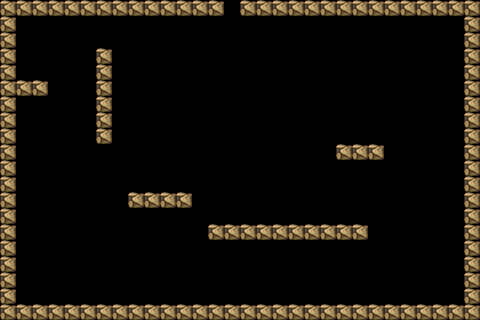

Below is a game level as drawn by its tile map, then a one-line description and the .tmx that defines it (tile-layer data replaced by summaries):
An orthogonal 30x20 tile map with 16x16 px tiles, 1 tile layer (collide) and 3 objects (gate01, gateo02, gate03).

<map version="1.0" orientation="orthogonal" width="30" height="20" tilewidth="16" tileheight="16">
 <tileset firstgid="1" name="tilemap" tilewidth="16" tileheight="16">
  <image source="tilemap.png" width="240" height="160" />
 </tileset>
 <layer name="collide" width="30" height="20">
  <properties>
   <property name="physics:enabled" value="true" />
   <property name="physics:friction" value="0.5" />
   <property name="tiles:bodyType" value="static" />
  </properties>
  <data>[600 cells, 120 non-empty, 1 distinct tile ids]</data>
 </layer>
 <objectgroup name="gates" width="30" height="20">
  <object name="gate01" gid="3" x="350" y="143">
   <properties>
    <property name="name" value="gate01" />
   </properties>
  </object>
  <object name="gateo02" gid="3" x="171" y="191">
   <properties>
    <property name="name" value="gate02" />
   </properties>
  </object>
  <object name="gate03" gid="3" x="310" y="222">
   <properties>
    <property name="name" value="gate03" />
   </properties>
  </object>
 </objectgroup>
</map>